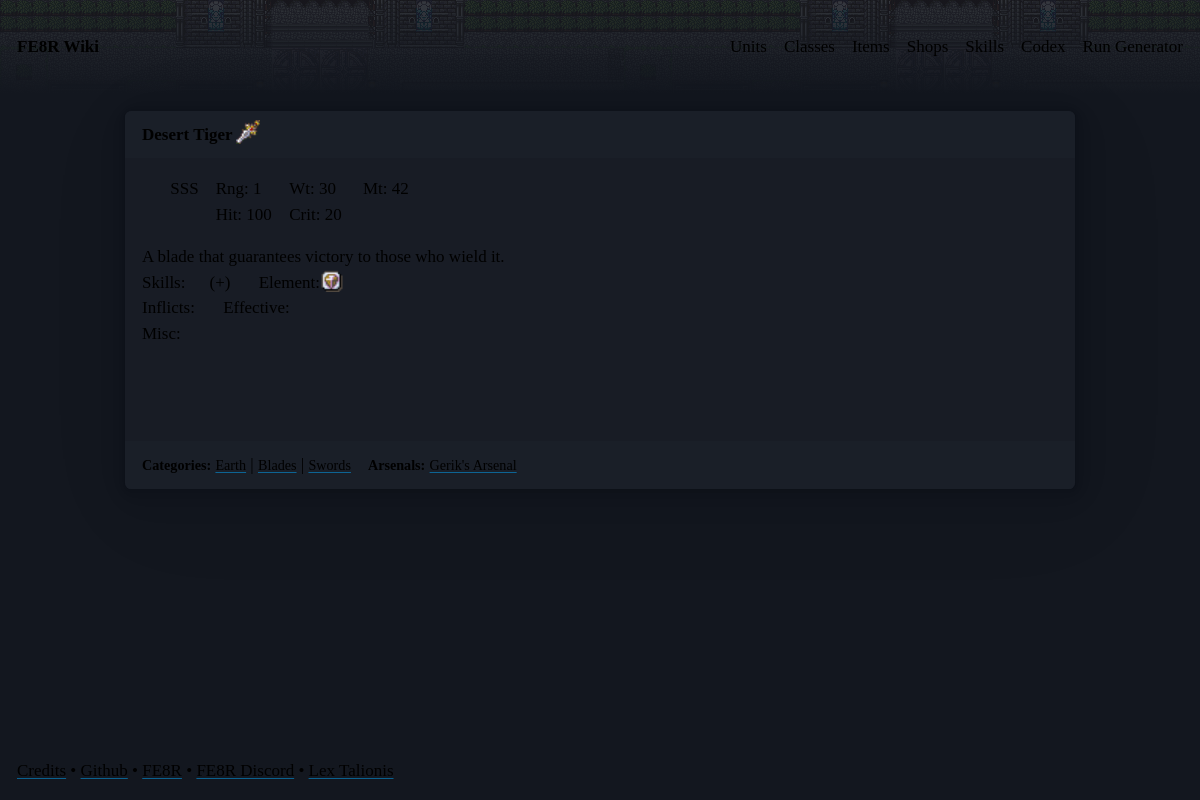
/items/Desert_Tiger, run on the app's committed database.
### app/models.py (models this page shows, shortened)
class Item(db.Model):
    __tablename__ = "items"
    nid: Mapped[str] = mapped_column(primary_key=True)
    name: Mapped[str]
    desc: Mapped[str]
    value: Mapped[int]
    weapon_rank: Mapped[str]
    weapon_rank_order_key: Mapped[str]
    weapon_type: Mapped[str]
    target: Mapped[str]
    damage: Mapped[int]
    weight: Mapped[int]
    crit: Mapped[int]
    hit: Mapped[int]
    min_range: Mapped[int]
    max_range: Mapped[int]
    icon_class: Mapped[str]
    categories: Mapped[list["ItemCategory"]] = relationship(
        secondary=item_category_assoc,
        back_populates="items",
    )
    sub_items = relationship(
        "Item",
        secondary=sub_item_assoc,
        primaryjoin=(sub_item_assoc.c.super_item_nid == nid),
        secondaryjoin=(sub_item_assoc.c.sub_item_nid == nid),
        backref="super_items",
    )
    status_on_equip = relationship(
        "Skill",
        secondary=item_skill_assoc,
        backref="items",
    )

class ItemCategory(db.Model):
    __tablename__ = "item_categories"
    nid: Mapped[str] = mapped_column(primary_key=True)
    name: Mapped[str]
    type: Mapped[str]
    order_key: Mapped[int]
    items: Mapped[list["Item"]] = relationship(
        secondary=item_category_assoc,
        back_populates="categories",
    )

class Arsenal(db.Model):
    __tablename__ = "arsenals"
    nid: Mapped[str] = mapped_column(primary_key=True)
    name: Mapped[str]
    desc: Mapped[str]
    icon_class: Mapped[str]
    arsenal_owner_nid: Mapped[str] = mapped_column(
        ForeignKey("units.nid"), nullable=True
    )
    arsenal_owner: Mapped["Unit"] = relationship(back_populates="arsenals")
    items = relationship(
        "Item",
        secondary=arsenal_item_assoc,
        backref="arsenals",
        uselist=True,
    )

### app/blueprints/items.py (the view)
@bp.route("/<string:fe_item_nid>")
def get_fe_item_sheet(fe_item_nid="Iron_Sword_Test") -> str:
    item_data = db.get_or_404(Item, fe_item_nid)
    return render_template("item_sheet.html.jinja2", item_data=item_data)

### app/templates/item_sheet.html.jinja2 (shortened to what this page needs)
{% if not request.headers.hx_request %}
{% extends "layout.html.jinja2" %}
{% endif %}
{% block content %}
<article>
    <header>
        <strong>{{ item_data.name }} <span class="{{ item_data.icon_class }}"></span></strong>
    </header>
    {% if (item_data.weapon_type and item_data.weapon_type not in ['Misc','Accessory','Held Item']) or
    item_data.min_range or item_data.weight or
    item_data.damage or item_data.hit or
    item_data.crit or item_data.value %}
    <section class="stat-grid">
        {% if item_data.weapon_type not in ['Misc','Accessory','Held Item',"Consumable"] %}
        <div>
            <span class=" Wexpicons-icon {{ item_data.weapon_type }}-subIcon"></span>{% if item_data.weapon_rank %}
            {{item_data.weapon_rank}}{% endif %}<br />
        </div>
        {% endif %}
        {% if item_data.min_range %}
        <div>
            {% if item_data.min_range == item_data.max_range %}
            <span class="lt-color-yellow">Rng: </span>{{ item_data.min_range }}<br />
            {% else %}
            <span class="lt-color-yellow">Rng: </span>{{ item_data.min_range }}&ndash;{{ item_data.max_range
            }}<br />
            {% endif %}
        </div>
        {% endif %}
        {% if item_data.weight %}
        <div>
            <span class="lt-color-yellow">Wt: </span>{{ item_data.weight }}<br />
        </div>
        {% endif %}
        {% if item_data.damage %}
        <div>
            <span class="lt-color-yellow">Mt: </span>{{ item_data.damage }}<br />
        </div>
        {% endif %}
        {% if item_data.hit %}
        <div>
            <span class="lt-color-yellow">Hit: </span>{{ item_data.hit }}<br />
        </div>
        {% endif %}
        {% if item_data.crit %}
        <div>
            <span class="lt-color-yellow">Crit: </span>{{ item_data.crit }}<br />
        </div>
        {% endif %}
        {% endif %}
    </section>
    {% if item_data.desc %}
    <section>
        <p>{{ item_data.desc }}</p>
    </section>
    {% endif %}
    {% if item_data.status_on_equip and request.args.get('hideSkills') != "true" %}
    <br />
    <section class="skill-grid">
        {% for skill in item_data.status_on_equip %}
        <div>
        </div>
        {% endfor %}
    </section>
    {% endif %}
    {% if not request.headers.hx_request%}
    <footer>
        {% if item_data.categories %}
        <strong><small>Categories:</small></strong>
        {% for item_cat in item_data.categories%}
        <a href="/items?selectedCategory={{ item_cat.nid }}"><small>{{ item_cat.name }}</small></a>
        {% if not loop.last %}
        |
        {% else %}
        &nbsp;&nbsp;
        {% endif %}
        {% endfor %}
        {% endif %}
        {% if item_data.arsenals %}
        <strong><small>Arsenals:</small></strong>
        {% for arsenal in item_data.arsenals %}
        <a href="/items/arsenals/{{ arsenal.arsenal_owner_nid }}"><small>{{ arsenal.name }}</small></a>
        {% endfor %}
        {% endif %}
    </footer>
    {% endif %}
</article>
{% endblock content %}

### data on the page
Item: name "Desert Tiger", weapon_rank "SSS", min_range "1", weight "30", damage "42", hit "100", crit "20", desc "A blade that guarantees victory to those who wield it. Skills: (+) Element: Inflicts: Effective: Misc:"
ItemCategory: name "Earth"
ItemCategory: name "Blades"
ItemCategory: name "Swords"
Arsenal: name "Gerik's Arsenal"
